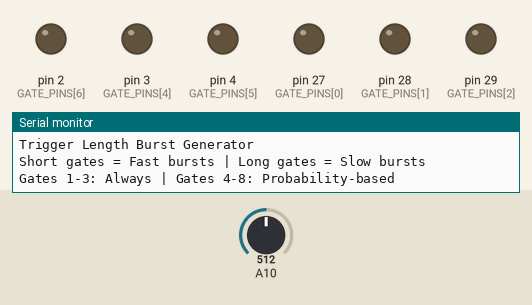
Bench run of a sketch on a simulated Arduino Mega 2560, built with avr-gcc and run on an emulated ATmega2560. Parts: output pins drawn as LEDs (lit = HIGH), the last lines printed to the serial monitor. Dashed ring = blinking. Inputs (shaded band) come from the test bench; at power-on: A10 = 512. Random numbers use the default seed unless the sketch sets one.

Above: at 1.2 s.
1.3 s: A10 set to 1010
2.8 s: A10 set to 993
At 3.06 s:
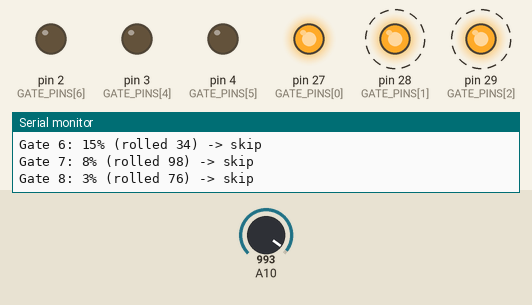
Timing chart, 0 to 5.8 s (numbered marks = the images above; inputs shaded):
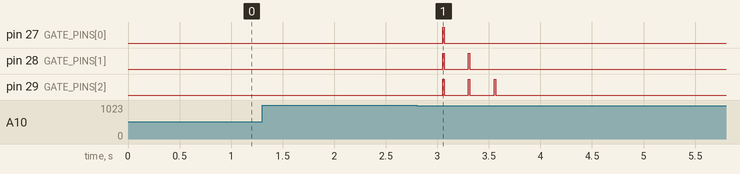

Measured:
- after the input at 2.8 s, pin 27 (GATE_PINS[0]): LOW → HIGH after 0.25 s, → LOW 0.02 s later; pin 28 (GATE_PINS[1]): alternates HIGH for 0.02 s and LOW for 0.23 s, 4 changes in all, then stays LOW, starting after 0.25 s; pin 29 (GATE_PINS[2]): alternates HIGH for 0.02 s and LOW for 0.23 s, 6 changes in all, then stays LOW, starting after 0.25 s

The sketch:

burstainty_v1.0.ino
```cpp
/*
 * Trigger Length Burst Generator for OAM Uncertainty
 *
 * Gates 1-3: Always fire bursts (foundation)
 * Gates 4-7: Probability-based bursts
 *
 * Control: Gate length determines burst speed
 * - Short gates (10-50ms) = Fast bursts (80ms intervals)
 * - Long gates (200ms+) = Slow bursts (250ms intervals)
 */

#define CV_INPUT_PIN 26
const int GATE_PINS[8] = {27, 28, 29, 0, 3, 4, 2, 1};

// Configuration
const int BURST_COUNTS[8] = {2, 3, 4, 5, 6, 7, 8, 12}; // 8 outputs
const int BASE_PROBABILITIES[8] = {100, 100, 100, 50, 30, 15, 8, 3}; // Clean, predictable probabilities
const int TRIGGER_THRESHOLD = 1000;
const int GATE_PULSE_LENGTH = 15;

// Trigger length detection
const int MIN_BURST_INTERVAL = 80;   // Fast bursts for short gates
const int MAX_BURST_INTERVAL = 250;  // Slow bursts for long gates
const int MIN_GATE_LENGTH = 10;      // Minimum detectable gate length
const int MAX_GATE_LENGTH = 300;     // Maximum gate length to consider

// State variables
bool trigger_active = false;
unsigned long trigger_start_time = 0;
unsigned long trigger_length = 0;
int current_burst_interval = MIN_BURST_INTERVAL;
bool burst_triggered = false;

// Burst state
struct BurstState {
  bool active;
  int count;
  unsigned long next_time;
  unsigned long gate_off_time;
};

BurstState bursts[8]; // All 8 outputs now

void setup() {
  Serial.begin(115200);

  pinMode(CV_INPUT_PIN, INPUT);
  for (int i = 0; i < 8; i++) {
    pinMode(GATE_PINS[i], OUTPUT);
    digitalWrite(GATE_PINS[i], LOW);
  }

  // Initialize burst states
  for (int i = 0; i < 8; i++) { // All 8 outputs
    bursts[i].active = false;
    bursts[i].count = 0;
    bursts[i].next_time = 0;
    bursts[i].gate_off_time = 0;
  }

  randomSeed(analogRead(A0));

  Serial.println("Trigger Length Burst Generator");
  Serial.println("Short gates = Fast bursts | Long gates = Slow bursts");
  Serial.println("Gates 1-3: Always | Gates 4-8: Probability-based");
}

void loop() {
  unsigned long now = millis();
  int cv_value = analogRead(CV_INPUT_PIN);
  bool gate_high = cv_value > TRIGGER_THRESHOLD;

  // Detect gate start/end and measure length
  detectGateLength(gate_high, now);

  // Process active bursts
  for (int i = 0; i < 8; i++) { // All 8 outputs
    processBurst(i, now);
  }

  delay(1);
}

void detectGateLength(bool gate_high, unsigned long now) {
  if (gate_high && !trigger_active) {
    // Gate just went high - start measuring
    trigger_active = true;
    trigger_start_time = now;
    burst_triggered = false;

    Serial.println("Gate START");

  } else if (!gate_high && trigger_active) {
    // Gate just went low - calculate length and trigger bursts
    trigger_active = false;
    trigger_length = now - trigger_start_time;

    // Map gate length to burst interval
    current_burst_interval = map(trigger_length, MIN_GATE_LENGTH, MAX_GATE_LENGTH,
                                MIN_BURST_INTERVAL, MAX_BURST_INTERVAL);
    current_burst_interval = constrain(current_burst_interval, MIN_BURST_INTERVAL, MAX_BURST_INTERVAL);

    Serial.print("Gate END - Length: ");
    Serial.print(trigger_length);
    Serial.print("ms -> Burst interval: ");
    Serial.print(current_burst_interval);
    Serial.println("ms");

    // Trigger the bursts based on gate length
    startAllBursts(now);
  }

  // Update current trigger length while gate is active
  if (trigger_active) {
    trigger_length = now - trigger_start_time;
  }
}

void startAllBursts(unsigned long now) {
  Serial.print("Gate length: ");
  Serial.print(trigger_length);
  Serial.print("ms -> Burst interval: ");
  Serial.print(current_burst_interval);
  Serial.println("ms");

  for (int i = 0; i < 8; i++) {
    bool should_start = false;

    if (i < 3) {
      // Gates 1-3: Always fire
      should_start = true;
      Serial.print("Gate ");
      Serial.print(i + 1);
      Serial.println(": Always -> GO");
    } else {
      // Gates 4-8: Fixed probability
      int probability = BASE_PROBABILITIES[i]; // No boost, just pure probability
      int roll = random(100);
      should_start = (roll < probability);

      Serial.print("Gate ");
      Serial.print(i + 1);
      Serial.print(": ");
      Serial.print(probability);
      Serial.print("% (rolled ");
      Serial.print(roll);
      Serial.print(") -> ");
      Serial.println(should_start ? "GO" : "skip");
    }

    if (should_start) {
      bursts[i].active = true;
      bursts[i].count = 0;
      bursts[i].next_time = now;
    }
  }
}

void processBurst(int gate_index, unsigned long now) {
  BurstState* burst = &bursts[gate_index];

  // Turn off gate if pulse time is up
  if (burst->gate_off_time > 0 && now >= burst->gate_off_time) {
    digitalWrite(GATE_PINS[gate_index], LOW);
    burst->gate_off_time = 0;
  }

  // Check if it's time for next pulse in the burst
  if (burst->active && now >= burst->next_time) {
    // Fire the gate
    digitalWrite(GATE_PINS[gate_index], HIGH);
    burst->gate_off_time = now + GATE_PULSE_LENGTH;
    burst->count++;

    // Check if burst is complete
    if (burst->count >= BURST_COUNTS[gate_index]) {
      burst->active = false;
    } else {
      // Schedule next pulse using the interval determined by gate length
      burst->next_time = now + current_burst_interval;
    }
  }
}
```
